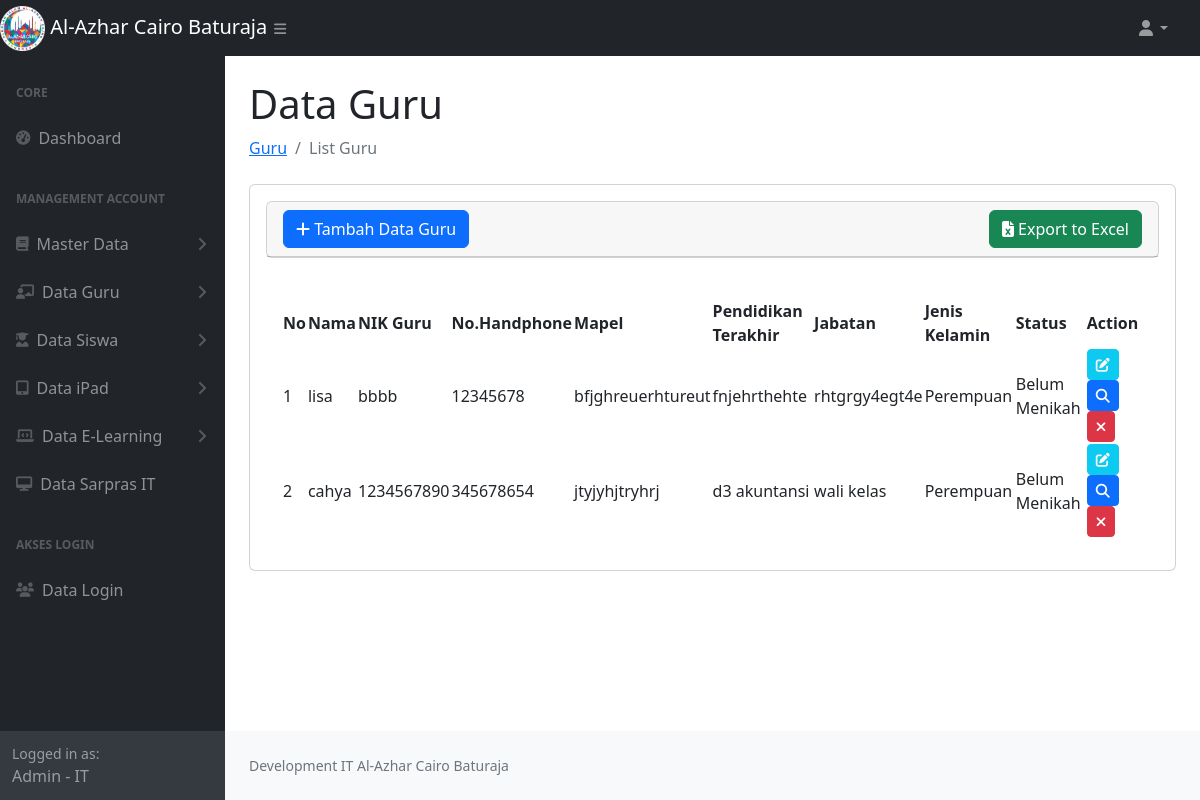
Screenshot of /data_guru.php (signed in) with the database file from the repository.
### tables this page shows
CREATE TABLE `guru` (
  `id_guru` int NOT NULL AUTO_INCREMENT,
  `nama_guru` varchar(100) NOT NULL,
  `nik_guru` varchar(50) NOT NULL,
  `mapel` varchar(50) NOT NULL,
  `pendidikan_terakhir` varchar(255) DEFAULT NULL,
  `jenis_kelamin` enum('Laki-Laki','Perempuan') DEFAULT NULL,
  `nomor_handphone` varchar(50) DEFAULT NULL,
  `jabatan` varchar(255) DEFAULT NULL,
  `status` enum('Menikah','Belum Menikah') DEFAULT NULL,
  `tempat` varchar(255) DEFAULT NULL,
  `tanggal_lahir` date DEFAULT NULL,
  `agama` varchar(255) DEFAULT NULL,
  `image` text,
  `kelas_id` bigint DEFAULT NULL,
  `tahun_ajaran` varchar(255) DEFAULT NULL,
  PRIMARY KEY (`id_guru`)
);

### data_guru.php (the view, shortened to what this page needs)
<?php
require_once 'function.php';
$role = $_SESSION['role'];
$nameRole= $_SESSION['name'];
$sql = "SELECT * FROM guru";
$stmt = $conn->prepare($sql);
$stmt->execute();
$result = $stmt->get_result();
$dataGuru = [];
while ($row = $result->fetch_assoc()) {
    $dataGuru[] = $row;
}
?>
<!DOCTYPE html>
<html lang="en">
    <head>
        <link href="https://cdn.jsdelivr.net/npm/simple-datatables@7.1.2/dist/style.min.css" rel="stylesheet" />
        <link href="css/styles.css" rel="stylesheet" />
        <link rel="stylesheet" href="https://cdnjs.cloudflare.com/ajax/libs/toastr.js/latest/toastr.css">
        <link rel="stylesheet" href="https://cdnjs.cloudflare.com/ajax/libs/font-awesome/6.7.2/css/all.min.css">
    </head>
    <body class="sb-nav-fixed">
        <nav class="sb-topnav navbar navbar-expand navbar-dark bg-dark">
            <div class="d-flex">
                <a class="navbar-brand" href="index.php">
                    <img src="assets/img/logoalazca.png" alt="Gambar" style="width:20%">
                    Al-Azhar Cairo Baturaja
                </a>
                <button class="btn btn-link btn-sm ps-5" id="sidebarToggle" href="#!"><i class="fas fa-bars"></i></button>
            </div>
            <ul class="navbar-nav ms-auto ms-md-0 me-3 me-lg-4">
                <li class="nav-item dropdown">
                    <a class="nav-link dropdown-toggle" id="navbarDropdown" href="#" role="button" data-bs-toggle="dropdown" aria-expanded="false"><i class="fas fa-user fa-fw"></i></a>
                </li>
            </ul>
        </nav>
        <div id="layoutSidenav">
            <div id="layoutSidenav_nav">
                <nav class="sb-sidenav accordion sb-sidenav-dark" id="sidenavAccordion">
                    <div class="sb-sidenav-menu">
                        <div class="nav">
                            <div class="sb-sidenav-menu-heading">Core</div>
                            <div class="nav">
                                <a class="nav-link" href="index.php">
                                    <div class="sb-nav-link-icon"><i class="fas fa-tachometer-alt"></i></div>
                                    Dashboard
                                </a>
                                <div class="sb-sidenav-menu-heading">Management Account</div>
                                <a class="nav-link collapsed" href="#" data-bs-toggle="collapse" data-bs-target="#collapseMasterData" aria-expanded="false" aria-controls="collapseMasterData">
                                    <div class="sb-nav-link-icon"><i class="fas fa-book"></i></div>
                                        Master Data
                                    <div class="sb-sidenav-collapse-arrow"><i class="fas fa-angle-down"></i></div>
                                </a>
                                <a class="nav-link collapsed" href="#" data-bs-toggle="collapse" data-bs-target="#collapseGuru" aria-expanded="false" aria-controls="collapseGuru">
                                    <div class="sb-nav-link-icon"><i class="fas fa-chalkboard-teacher"></i></div>
                                    Data Guru
                                    <div class="sb-sidenav-collapse-arrow"><i class="fas fa-angle-down"></i></div>
                                </a>
                                <a class="nav-link collapsed" href="#" data-bs-toggle="collapse" data-bs-target="#collapseSiswa" aria-expanded="false" aria-controls="collapseSiswa">
                                    <div class="sb-nav-link-icon"><i class="fas fa-user-graduate"></i></div>
                                    Data Siswa
                                    <div class="sb-sidenav-collapse-arrow"><i class="fas fa-angle-down"></i></div>
                                </a>
                                <?php if($role == 'IT'){ ?>
                                <a class="nav-link collapsed" href="#" data-bs-toggle="collapse" data-bs-target="#collapseiPad" aria-expanded="false" aria-controls="collapseiPad">
                                    <div class="sb-nav-link-icon"><i class="fas fa-tablet-alt"></i></div>
                                    Data iPad
                                    <div class="sb-sidenav-collapse-arrow"><i class="fas fa-angle-down"></i></div>
                                </a>
                                <a class="nav-link collapsed" href="#" data-bs-toggle="collapse" data-bs-target="#collapseElearning" aria-expanded="false" aria-controls="collapseElearning">
                                    <div class="sb-nav-link-icon"><i class="fas fa-laptop-code"></i></div>
                                    Data E-Learning
                                    <div class="sb-sidenav-collapse-arrow"><i class="fas fa-angle-down"></i></div>
                                </a>
                                 <a class="nav-link" href="data_sapras.php">
                                    <div class="sb-nav-link-icon">
                                        <i class="fas fa-desktop"></i>
                                    </div>
                                    Data Sarpras IT
                                </a>
                                <?php } ?>
                                <?php if($role == 'IT'){ ?>
                                <div class="sb-sidenav-menu-heading">Akses Login</div>
                                <a class="nav-link" href="data_login.php">
                                    <div class="sb-nav-link-icon"><i class="fas fa-users"></i></div>
                                    Data Login
                                </a>
                                <?php } ?>
                            </div>
                        </div>
                    </div>
                    <div class="sb-sidenav-footer">
                        <div class="small">Logged in as:</div>
                       <?= $nameRole.' - '.$role ?>
                    </div>
                </nav>
            </div>
            <div id="layoutSidenav_content">
                <main>
                    <div class="container-fluid px-4">
                        <h1 class="mt-4">Data Guru</h1>
                        <ol class="breadcrumb mb-4">
                            <li class="breadcrumb-item"><a href="data_guru.php">Guru</a></li>
                            <li class="breadcrumb-item active">List Guru</li>
                        </ol>
                        <div class="card mb-4">
                            <div class="card-body">
                        <div class="card mb-4">
                            <div class="card-header">
                                 <div class="col-lg-12 d-flex justify-content-between align-items-center">
                                        <button type="button" class="btn btn-primary" data-bs-toggle="modal" data-bs-target="#modal-create">
                                           <i class="fas fa-plus"></i> Tambah Data Guru
                                        </button>
                                        <a href="<?= 'export_guru.php' ?>" id="exportExcelBtn" class="btn btn-success">
                                           <i class="fa fa-file-excel"></i> Export to Excel
                                        </a>
                                 </div>
                            </div>
                            </div>
                            <div class="card-body">
                                <table id="datatablesSimple">
                                    <thead>
                                        <tr>
                                            <th>No</th>
                                            <th>Nama</th>
                                            <th>NIK Guru</th>
                                            <th>No.Handphone</th>
                                            <th>Mapel</th>
                                            <th>Pendidikan Terakhir</th>
                                            <th>Jabatan</th>
                                            <th>Jenis Kelamin</th>
                                            <th>Status</th>
                                            <th>Action</th>
                                        </tr>
                                    </thead>
                                    <tbody>
                                        <?php
                                            foreach ($dataGuru as $key => $data) {
                                        ?>
                                        <tr>
                                            <td><?= $key + 1; ?></td>
                                            <td><?= $data['nama_guru']; ?></td>
                                            <td><?= $data['nik_guru']; ?></td>
                                            <td><?= $data['nomor_handphone']; ?></td>
                                            <td><?= $data['mapel']; ?></td>
                                            <td><?= $data['pendidikan_terakhir']; ?></td>
                                            <td><?= $data['jabatan']; ?></td>
                                            <td><?= $data['jenis_kelamin']; ?></td>
                                            <td><?= $data['status']; ?></td>
                                            <td>
                                                <a href="javascript:void(0)" data-url="<?= 'show_guru.php' ?>" data-id="<?= $data['id_guru'] ?>" class="edit btn btn-info btn-sm text-light "> <i class="fas fa-edit"></i></a>
                                                 <a href="javascript:void(0)" data-url="<?= 'show_guru.php' ?>" data-id="<?= $data['id_guru'] ?>" class="detail btn btn-primary btn-sm"> <i class="fas fa-search"></i></a>
                                                <a href="javascript:void(0)" data-url="<?= 'delete_guru.php' ?>" data-id="<?= $data['id_guru'] ?>" class="delete btn btn-danger btn-sm"> <i class="fas fa-times"></i></a>
                                            </td>
                                        </tr>
                                        <?php
                                            }
                                        ?>
                                    </tbody>
                                </table>
                            </div>
                        </div>
                    </div>
                </main>
                <footer class="py-4 bg-light mt-auto">
                    <div class="container-fluid px-4">
                        <div class="d-flex align-items-center justify-content-between small">
                            <div class="text-muted">Development IT Al-Azhar Cairo Baturaja</div>
                        </div>
                    </div>
                </footer>
            </div>
        </div>
    </body>
</html>

### rows the page displays
guru: nama_guru "lisa", nik_guru "bbbb", nomor_handphone "12345678", mapel "bfjghreuerhtureut", pendidikan_terakhir "fnjehrthehte", jabatan "rhtgrgy4egt4e", jenis_kelamin "Perempuan", status "Belum Menikah"
guru: nama_guru "cahya", nik_guru "1234567890", nomor_handphone "345678654", mapel "jtyjyhjtryhrj", pendidikan_terakhir "d3 akuntansi", jabatan "wali kelas", jenis_kelamin "Perempuan", status "Belum Menikah"

### other values shown
$nameRole "Admin"
$role "IT"
